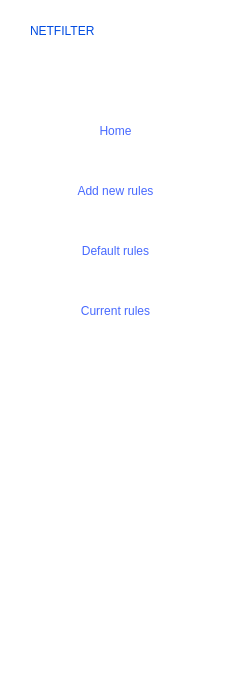
   <widget class="QWidget" name="widget_2" native="true">
    <property name="geometry">
     <rect>
      <x>0</x>
      <y>-10</y>
      <width>231</width>
      <height>681</height>
     </rect>
    </property>
    <property name="styleSheet">
     <string notr="true">background-color: rgb(255, 255, 255);
color: rgb(0, 75, 225);
font: 700 12pt &quot;Segoe UI&quot;;</string>
    </property>
    <widget class="QLabel" name="label_9">
     <property name="geometry">
      <rect>
       <x>30</x>
       <y>20</y>
       <width>131</width>
       <height>21</height>
      </rect>
     </property>
     <property name="text">
      <string>NETFILTER</string>
     </property>
    </widget>
    <widget class="QPushButton" name="newRule">
     <property name="geometry">
      <rect>
       <x>-10</x>
       <y>160</y>
       <width>251</width>
       <height>61</height>
      </rect>
     </property>
     <property name="styleSheet">
      <string notr="true">background:transparent;
border:1px;
color: rgb(71, 105, 255);</string>
     </property>
     <property name="text">
      <string>Add new rules</string>
     </property>
    </widget>
    <widget class="QPushButton" name="listRules">
     <property name="geometry">
      <rect>
       <x>-10</x>
       <y>280</y>
       <width>251</width>
       <height>61</height>
      </rect>
     </property>
     <property name="styleSheet">
      <string notr="true">background:transparent;
border:1px;
color: rgb(71, 105, 255);</string>
     </property>
     <property name="text">
      <string>Current rules</string>
     </property>
    </widget>
    <widget class="QPushButton" name="defaultRules">
     <property name="geometry">
      <rect>
       <x>-10</x>
       <y>220</y>
       <width>251</width>
       <height>61</height>
      </rect>
     </property>
     <property name="styleSheet">
      <string notr="true">background:transparent;
border:1px;
color: rgb(71, 105, 255);</string>
     </property>
     <property name="text">
      <string>Default rules</string>
     </property>
    </widget>
    <widget class="QPushButton" name="home">
     <property name="geometry">
      <rect>
       <x>-10</x>
       <y>100</y>
       <width>251</width>
       <height>61</height>
      </rect>
     </property>
     <property name="styleSheet">
      <string notr="true">background:transparent;
border:1px;
color: rgb(71, 105, 255);</string>
     </property>
     <property name="text">
      <string>Home</string>
     </property>
    </widget>
   </widget>
